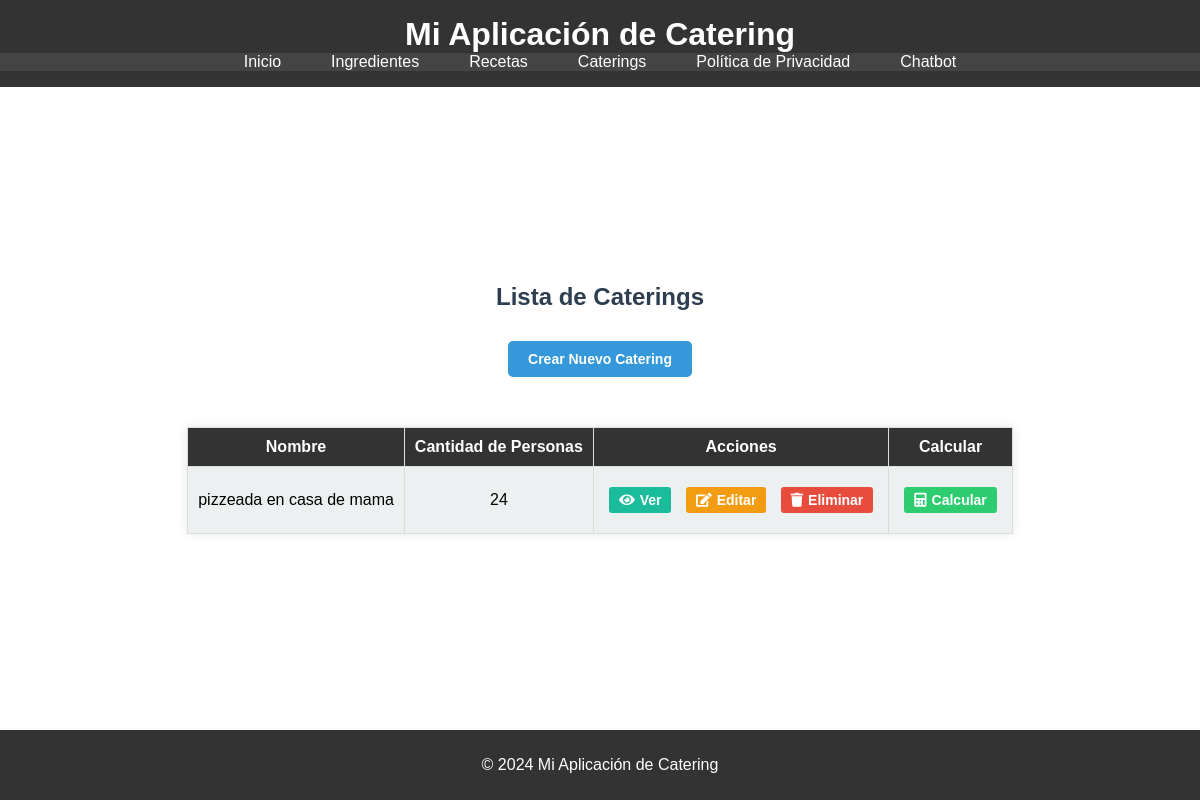
The page /calculos/caterings/ on the database as committed earlier.
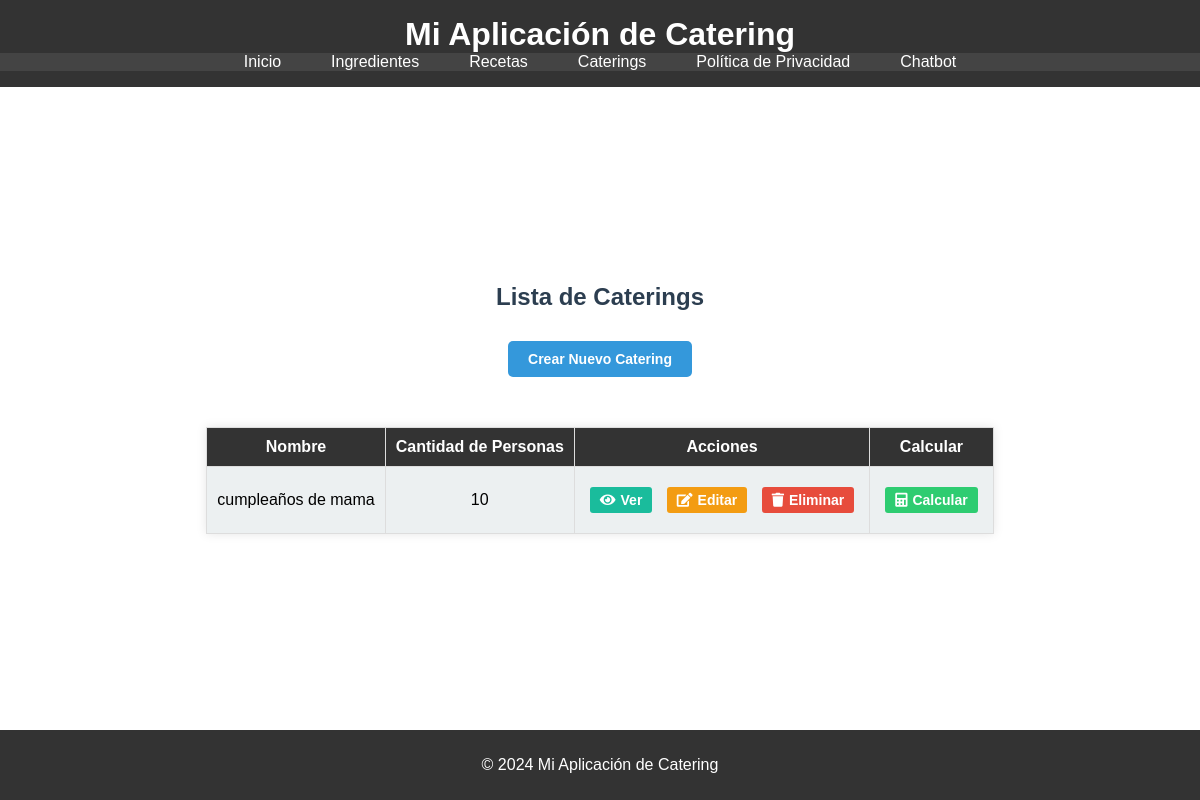
The same page on the database as committed later.
### calculos/models.py (models this page shows, shortened)
class Catering(models.Model):
    nombre = models.CharField(max_length=100, default="Catering genérico")
    cantidad_personas = models.PositiveIntegerField()

### calculos/views.py (the view)
# urls.py: path('caterings/', views.lista_caterings, name='lista_caterings'),
def lista_caterings(request):
    caterings = Catering.objects.all()
    return render(request, 'calculos/lista_caterings.html', {'caterings': caterings})

### templates/calculos/lista_caterings.html (shortened to what this page needs)
{% extends 'base.html' %}
{% block content %}
<h2 style="color: #2c3e50;">Lista de Caterings</h2>
<a href="{% url 'agregar_catering' %}" class="btn btn-primary" style="background-color: #3498db; color: white; border: none; padding: 10px 20px; border-radius: 5px; text-decoration: none; font-weight: bold;">Crear Nuevo Catering</a>
<div class="responsive-table" style="margin-top: 20px;">
    <table style="width: 100%; border-collapse: collapse;">
        <thead>
            <tr style="background-color: #34495e; color: white;">
                <th style="padding: 10px;">Nombre</th>
                <th style="padding: 10px;">Cantidad de Personas</th>
                <th style="padding: 10px;">Acciones</th>
                <th style="padding: 10px;">Calcular</th>
            </tr>
        </thead>
        <tbody>
            {% for catering in caterings %}
            <tr style="background-color: {% cycle '#ecf0f1' '#bdc3c7' %};">
                <td data-label="Nombre" style="padding: 10px;">{{ catering.nombre }}</td>
                <td data-label="Cantidad de Personas" style="padding: 10px;">{{ catering.cantidad_personas }}</td>
                <td data-label="Acciones" style="padding: 10px;">
                    {% if catering.id %}
                        <a href="{% url 'ver_catering' catering.id %}" class="btn btn-info" style="background-color: #1abc9c; color: white; padding: 5px 10px; border-radius: 3px; text-decoration: none; font-size: 14px;">
                            <i class="fas fa-eye"></i> Ver
                        </a>
                        <a href="{% url 'editar_catering' catering.id %}" class="btn btn-warning" style="background-color: #f39c12; color: white; padding: 5px 10px; border-radius: 3px; text-decoration: none; font-size: 14px;">
                            <i class="fas fa-edit"></i> Editar
                        </a>
                        <a href="{% url 'eliminar_catering' catering.id %}" class="btn btn-danger" style="background-color: #e74c3c; color: white; padding: 5px 10px; border-radius: 3px; text-decoration: none; font-size: 14px;" onclick="return confirm('¿Estás seguro de eliminar este catering?');">
                            <i class="fas fa-trash"></i> Eliminar
                        </a>
                    {% else %}
                        <p style="color: #e74c3c;">Error: Catering no válido</p>
                    {% endif %}
                </td>
                <td data-label="Calcular" style="padding: 10px;">
                    {% if catering.id %}
                        <a href="{% url 'finalizar_catering' catering.id %}" class="btn btn-success" style="background-color: #2ecc71; color: white; padding: 5px 10px; border-radius: 3px; text-decoration: none; font-size: 14px;">
                            <i class="fas fa-calculator"></i> Calcular
                        </a>
                    {% else %}
                        <p style="color: #e74c3c;">Error: Catering no válido</p>
                    {% endif %}
                </td>
            </tr>
            {% endfor %}
        </tbody>
    </table>
</div>
{% endblock %}

Rows that differ between the two databases and show on the page:
removed Catering: nombre "pizzeada en casa de mama", cantidad_personas "24", shows "Ver", shows "Calcular"
added Catering: nombre "cumpleaños de mama", cantidad_personas "10", shows "Ver", shows "Calcular"
